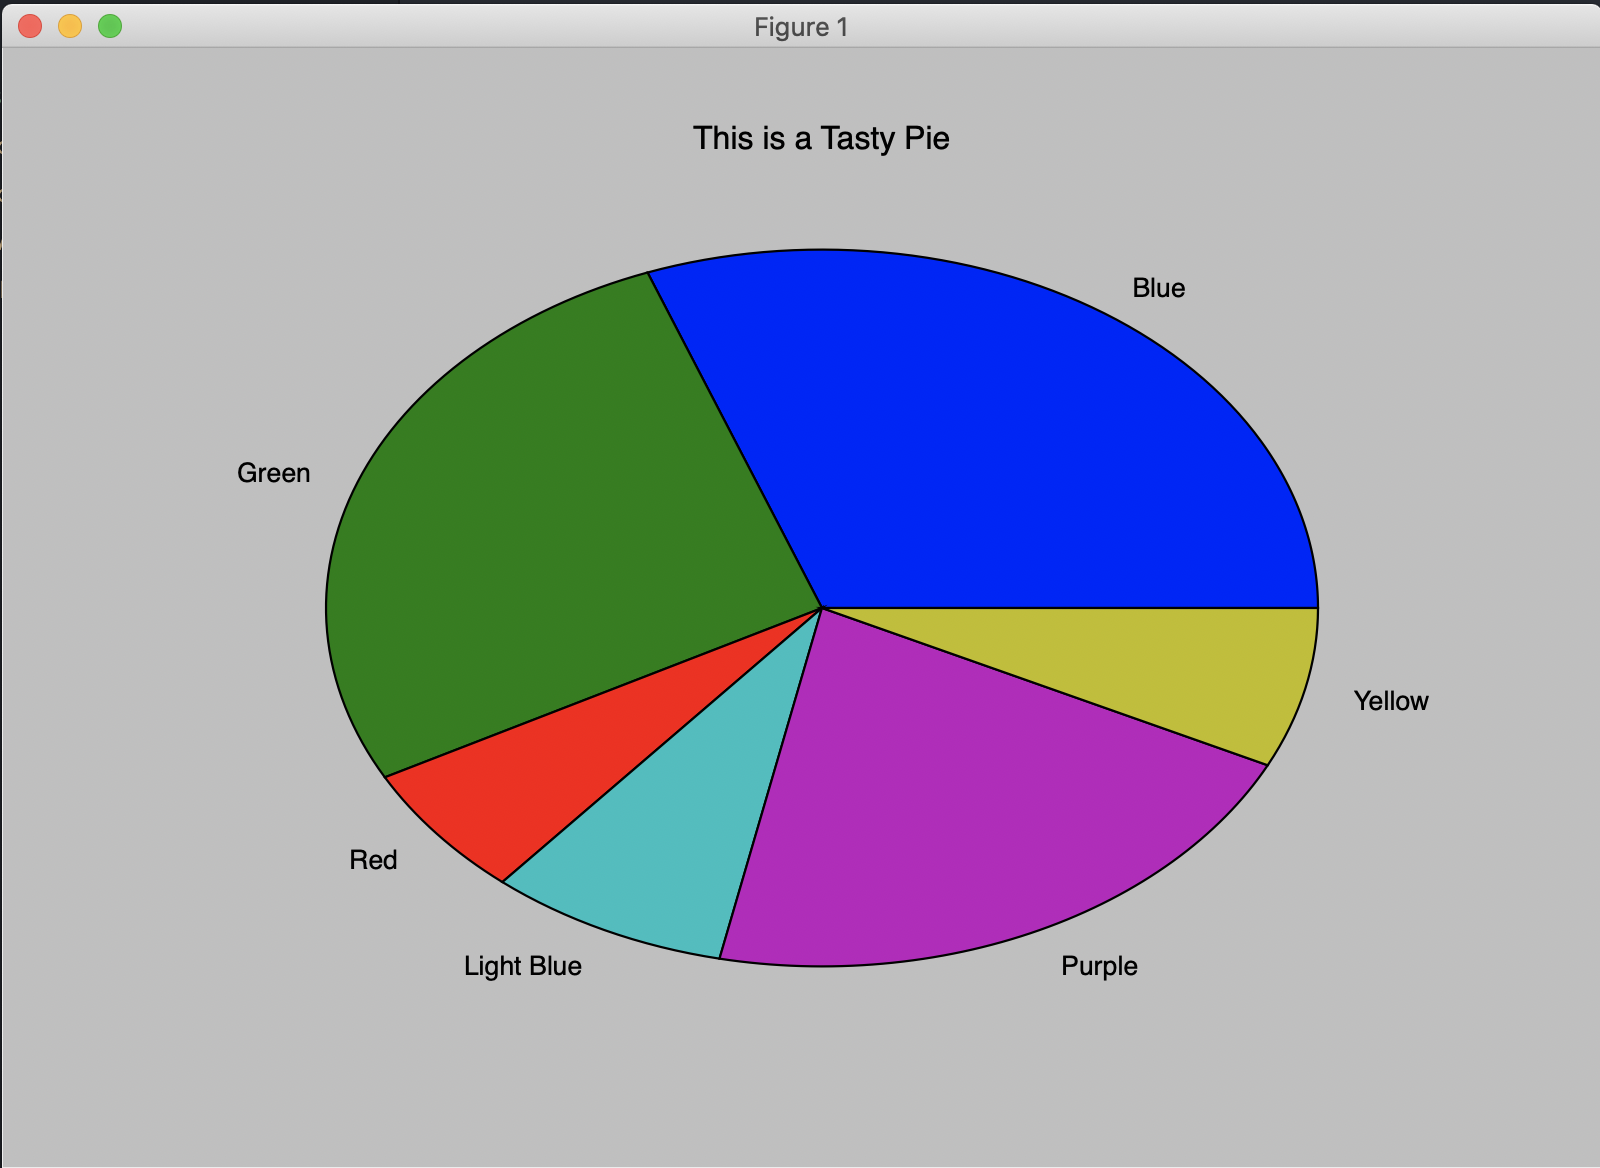

Recreate this plot in Python.
# Import Libraries
from matplotlib import pyplot as plt
import numpy as np

# Create some data
colours = ['Blue', 'Green', 'Red', 'Light Blue', 'Purple', 'Yellow']
data = [51, 45, 10, 13, 35, 12]

# Creating plot
fig = plt.figure(figsize=(10, 7))
plt.pie(data, labels = colours)
plt.title('This is a Tasty Pie')

# Show Plot
plt.show()
